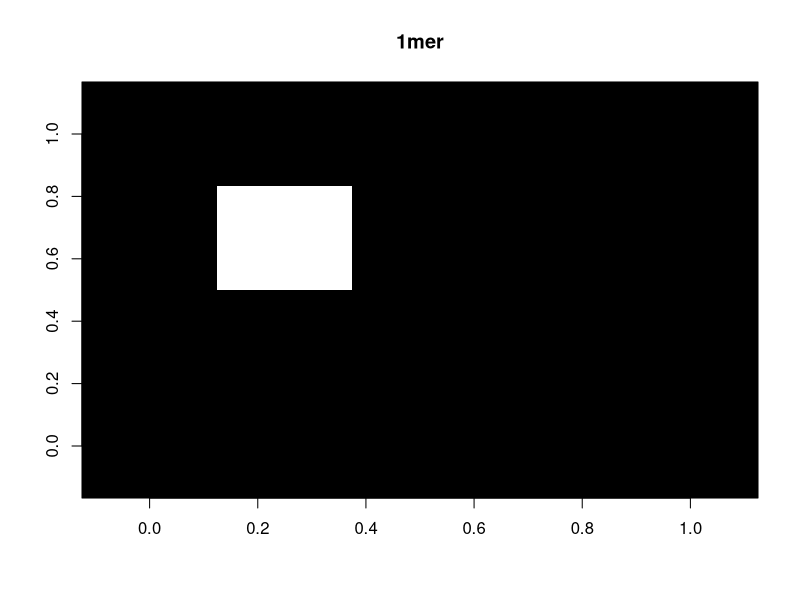
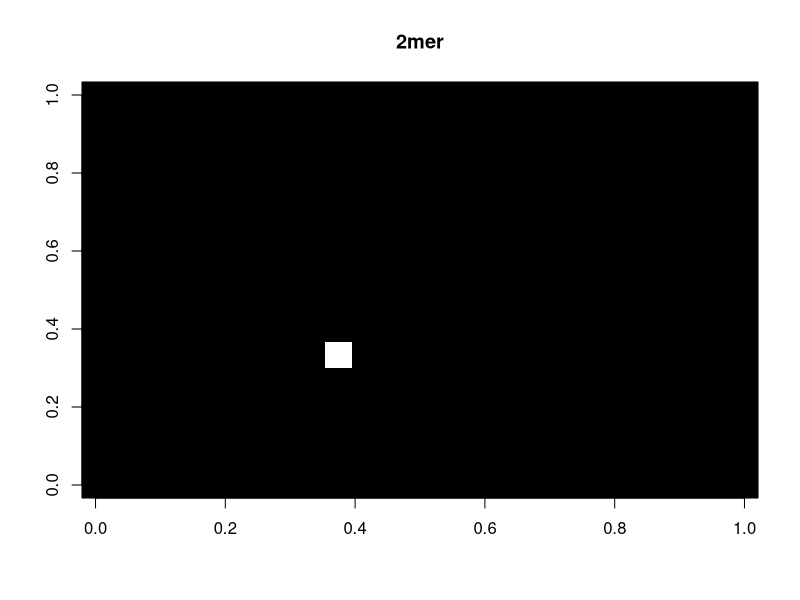
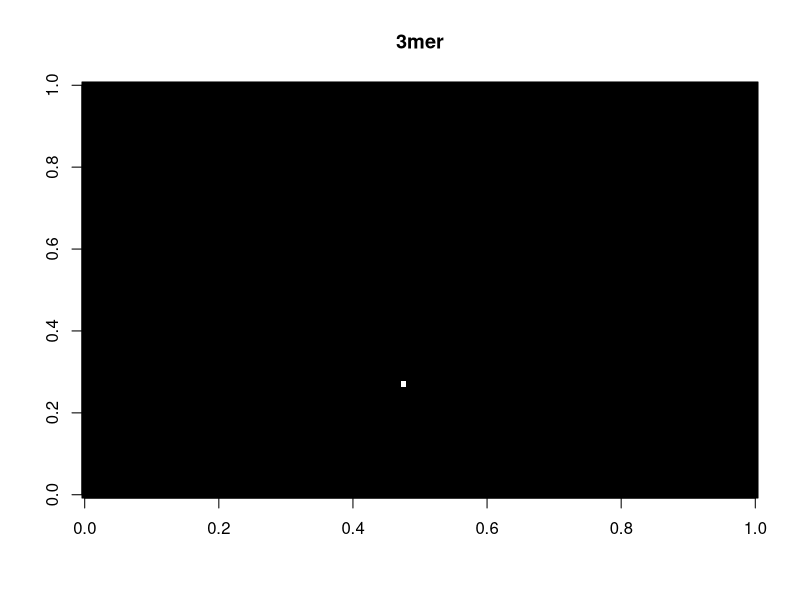
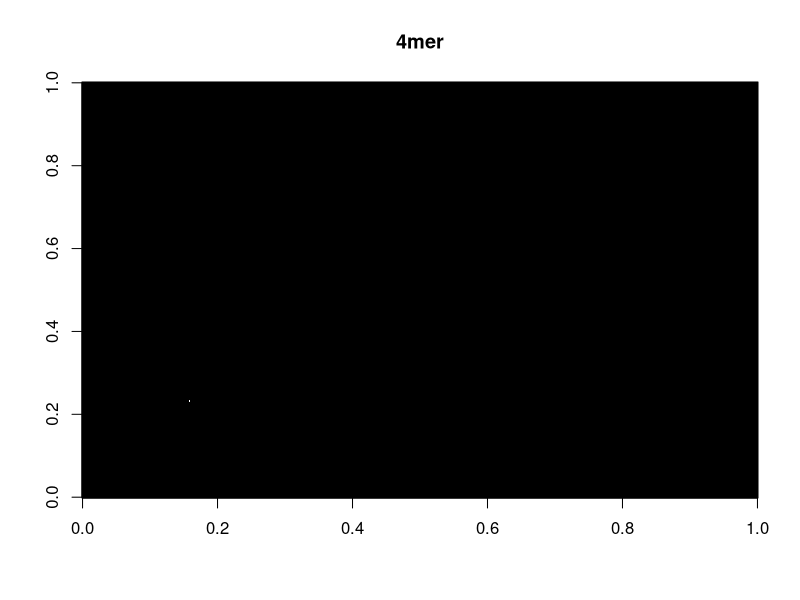
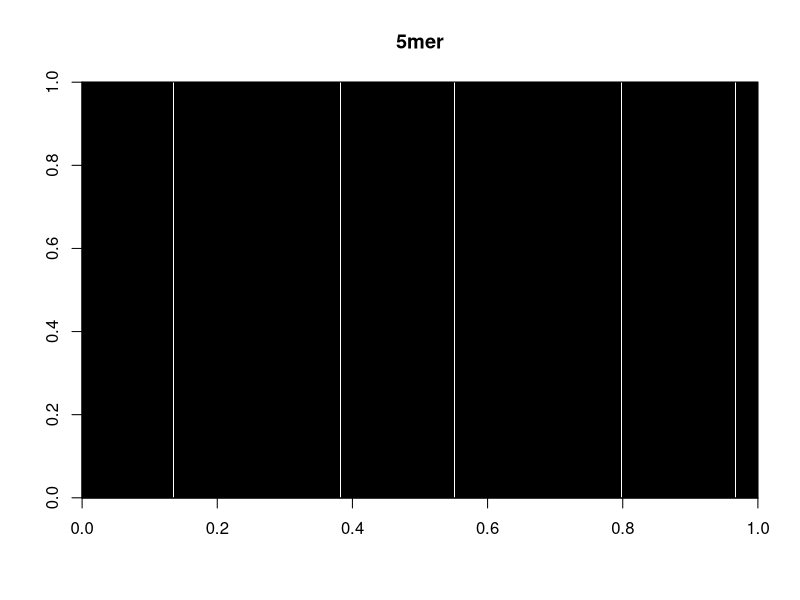

Source code (R) for these figures, in order:
colors <- c("black", "white", "black")

kmer_1 <- matrix(rep(c(-1,1)), nrow=5, ncol=4)
kmer_2 <- matrix(rep(c(-1,1)), nrow=25, ncol=16)
kmer_3 <- matrix(rep(c(-1,1)), nrow=125, ncol=64)
kmer_4 <- matrix(rep(c(-1,1)), nrow=625, ncol=256)
kmer_5 <- matrix(rep(c(-1,1)), nrow=3125, ncol=1024)

kmer_1[2,3] <- 0
kmer_2[10,6] <- 0
kmer_3[60,18] <- 0
kmer_4[100,60] <- 0
kmer_5[1220,600] <- 0

image(kmer_1, col = colors, main = "1mer")
image(kmer_2, col = colors, main = "2mer")
image(kmer_3, col = colors, main = "3mer")
image(kmer_4, col = colors, main = "4mer")
image(kmer_5, col = colors, main = "5mer")


